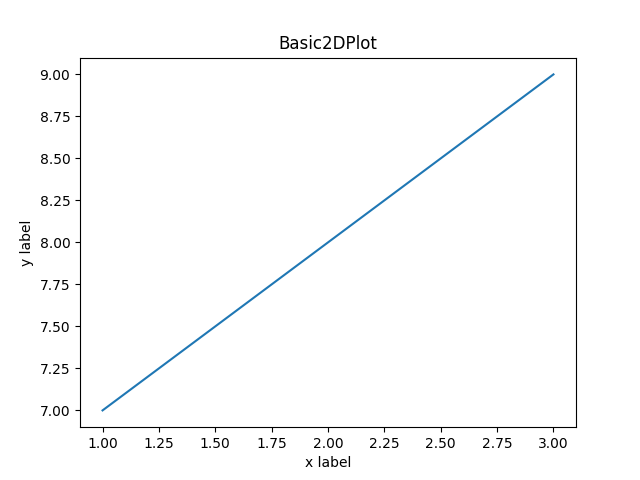

Python code for this plot:
import matplotlib.pyplot as plt

# 2d line plot
plt.plot([1,2,3],[7,8,9])
plt.title('Basic2DPlot')
plt.xlabel('x label')
plt.ylabel('y label')

plt.savefig("Basic2DPlot.png")
plt.show()